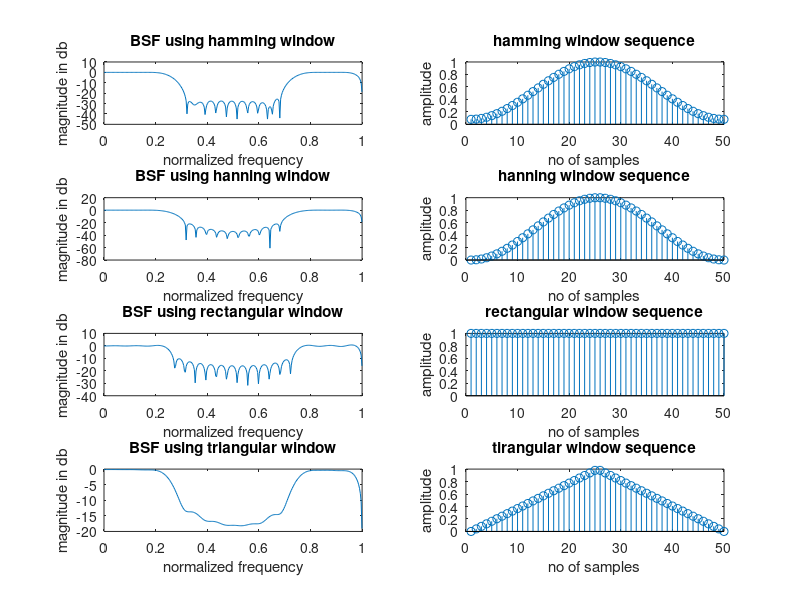

The MATLAB source for this figure:
clc;
clear;
close all;
wcl= 0.25*pi;
wc2 = 0.75*pi;
N=50;
%N = input('enter the value of N');
alpha = (N-1)/2;
n=0:1:N-1;
hd=(sin(wcl*(n-alpha+eps))-sin(wc2*(n-alpha+eps))+sin(pi*(n-alpha+eps)))./(pi*(n-alpha+eps));
%BSFhamming
w1=hamming(N);
hn=hd.*w1';
w=0:0.01:pi;
h1=freqz(hn,1,w);
subplot(4,2,1);
plot(w/pi,10*log10(abs(h1)));
title('BSF using hamming window');
xlabel('normalized frequency');
ylabel('magnitude in db');
%BSFhanning
w2=hanning(N);
hn=hd.*w2';
w=0:0.01:pi;
h2=freqz(hn,1,w);
subplot(4,2,3);
plot(w/pi,10*log10(abs(h2)));
title('BSF using hanning window');
xlabel('normalized frequency');
ylabel('magnitude in db');
%BSFrect
w3=boxcar(N);
hn=hd.*w3';
w=0:0.01:pi;
h3=freqz(hn,1,w);
subplot(4,2,5);
plot(w/pi,10*log10(abs(h3)));
title('BSF using rectangular window');
xlabel('normalized frequency');
ylabel('magnitude in db');
%BSFtri
w4=bartlett(N);
hn=hd.*w4';
w=0:0.01:pi;
h4=freqz(hn,1,w);
subplot(4,2,7);
plot(w/pi,10*log10(abs(h4)));
title('BSF using triangular window');
xlabel('normalized frequency');
ylabel('magnitude in db');
%WINDOWS
%hamming
subplot(4,2,2);
stem(w1);
title('hamming window sequence');
xlabel('no of samples');
ylabel('amplitude');
%hanning
subplot(4,2,4);
stem(w2);
title('hanning window sequence');
xlabel('no of samples');
ylabel('amplitude');
%rectangular
subplot(4,2,6);
stem(w3);
title('rectangular window sequence');
xlabel('no of samples');
ylabel('amplitude');
%triangular
subplot(4,2,8);
stem(w4);
title('tirangular window sequence');
xlabel('no of samples');
ylabel('amplitude');
